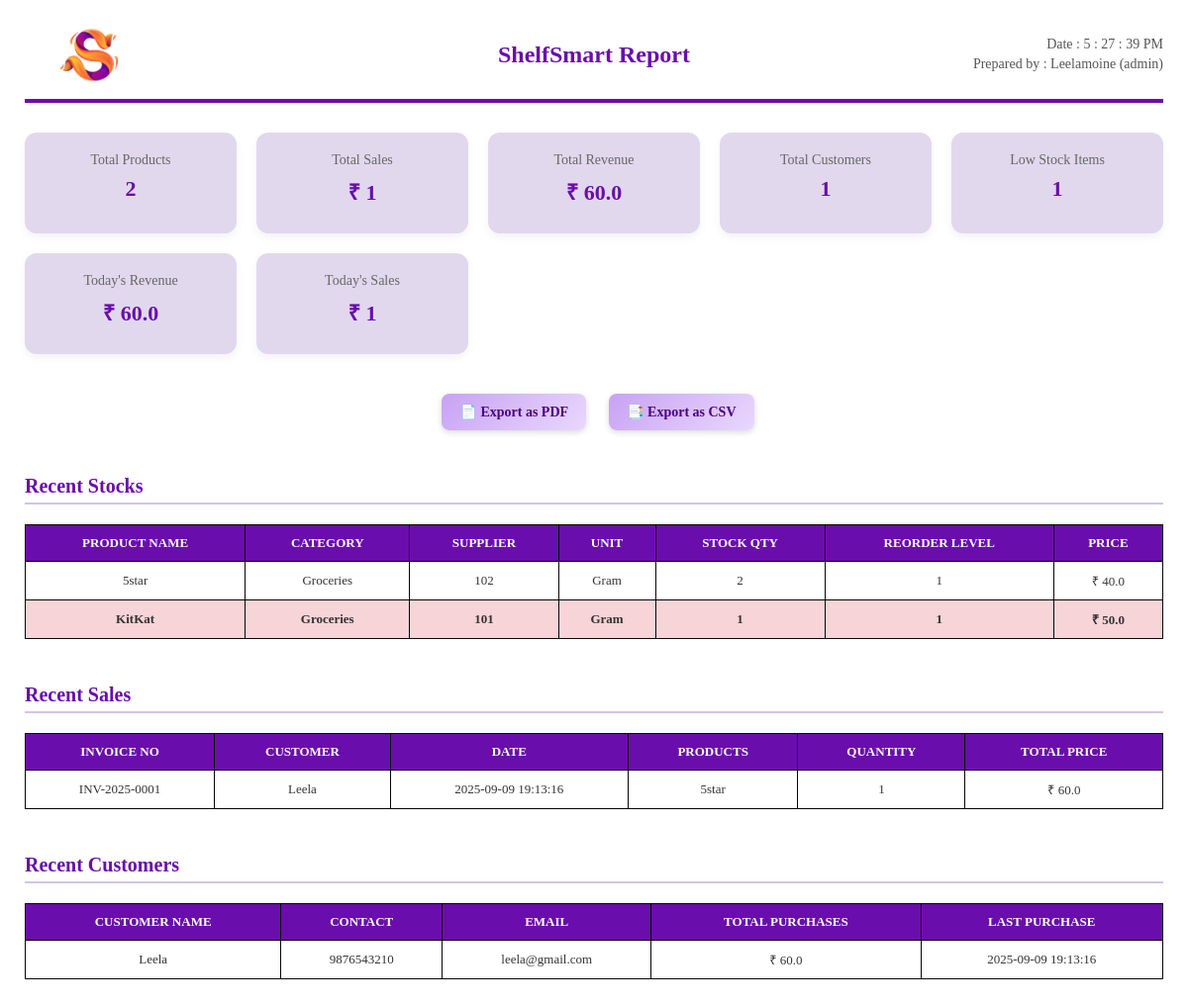
The app's page /reports (signed in) with its own data.
### tables this page shows
CREATE TABLE products (
            id INTEGER PRIMARY KEY AUTOINCREMENT,
            product_name TEXT NOT NULL,
            category_id INTEGER NOT NULL,
            subcategory_id INTEGER NOT NULL,
            category_group_id INTEGER,
            sku TEXT NOT NULL UNIQUE,
            supplier_id INTEGER,
            unit_id INTEGER NOT NULL,
            quantity_in_stock INTEGER DEFAULT 0 NOT NULL,
            reorder_level INTEGER DEFAULT 0 NOT NULL,
            purchase_price REAL NOT NULL,
            selling_price REAL NOT NULL,
            created_at TIMESTAMP DEFAULT CURRENT_TIMESTAMP,
            FOREIGN KEY (category_id) REFERENCES categories(id),
            FOREIGN KEY (unit_id) REFERENCES units(id),
            FOREIGN KEY (subcategory_id) REFERENCES subcategories(id),
            FOREIGN KEY (category_group_id) REFERENCES categoriesgroups(id)
        );

CREATE TABLE categories (
            id INTEGER PRIMARY KEY AUTOINCREMENT,
            category_name TEXT NOT NULL,
            description TEXT NOT NULL,
            created_at TIMESTAMP DEFAULT CURRENT_TIMESTAMP
        );

CREATE TABLE units (
            id INTEGER PRIMARY KEY AUTOINCREMENT,
            unit_name TEXT NOT NULL UNIQUE,
            abbreviation TEXT NOT NULL UNIQUE,
            created_at TIMESTAMP DEFAULT CURRENT_TIMESTAMP
        );

CREATE TABLE sales (
            id INTEGER PRIMARY KEY AUTOINCREMENT,
            invoice_number TEXT NOT NULL UNIQUE,
            customer_id TEXT NOT NULL,
            total_amount REAL NOT NULL,
            payment_method TEXT,
            sale_date TIMESTAMP DEFAULT CURRENT_TIMESTAMP,
            FOREIGN KEY (customer_id) REFERENCES customers(id)
        );

CREATE TABLE customers (
            id INTEGER PRIMARY KEY AUTOINCREMENT,
            customer_name TEXT NOT NULL,
            contact_number TEXT NOT NULL,
            email TEXT NOT NULL,
            created_at TIMESTAMP DEFAULT CURRENT_TIMESTAMP NOT NULL
        );

### app.py (the view)
@app.route('/reports')
@login_required()
def reports():
    conn = get_db_connection()
    user_name = session.get('username')
    user_role = session.get('role')
    total_sales = conn.execute("SELECT COUNT(*) FROM invoices").fetchone()[0]
    total_products = conn.execute("SELECT COUNT(*) FROM products").fetchone()[0]
    total_customers = conn.execute("SELECT COUNT(*) FROM customers").fetchone()[0]
    low_stock_items = conn.execute("SELECT COUNT(*) FROM products WHERE quantity_in_stock <= reorder_level").fetchone()[0]
    total_revenue = conn.execute("SELECT COALESCE(SUM(total_amount), 0) FROM invoices").fetchone()[0]
    today_sales = conn.execute('''
        SELECT COUNT(*) FROM invoices
        WHERE DATE(invoice_date) = DATE('now', 'localtime')
    ''').fetchone()[0] or 0
    today_revenue = conn.execute('''
        SELECT COALESCE(SUM(total_amount), 0) FROM invoices
        WHERE DATE(invoice_date) = DATE('now', 'localtime')
    ''').fetchone()[0] or 0
    recent_stock = conn.execute('''
        SELECT p.product_name,
            c.category_name,
            sc.subcategory_name,
            p.supplier_id,
            u.unit_name,
            p.quantity_in_stock,
            p.purchase_price,
            p.reorder_level   -- ✅ include reorder_level
        FROM products p
        LEFT JOIN categories c ON p.category_id = c.id
        LEFT JOIN subcategories sc ON p.subcategory_id = sc.id
        LEFT JOIN suppliers s ON p.supplier_id = s.id
        LEFT JOIN units u ON p.unit_id = u.id
        ORDER BY p.id DESC   -- ✅ use ID instead of created_at
        LIMIT 5
    ''').fetchall()
    recent_sales = conn.execute('''
        SELECT s.invoice_number,
            c.customer_name,
            s.sale_date,
            GROUP_CONCAT(p.product_name, ', ') as products,  -- ✅ join to show product names
            SUM(si.quantity) as quantity,
            s.total_amount
        FROM sales s
        LEFT JOIN customers c ON s.customer_id = c.id
        LEFT JOIN sales_items si ON s.id = si.sale_id
        LEFT JOIN products p ON si.product_id = p.id
        GROUP BY s.id
        ORDER BY s.sale_date DESC
        LIMIT 5
    ''').fetchall()
    recent_customers = conn.execute('''
        SELECT c.customer_name,
            c.contact_number,
            c.email,
            IFNULL(SUM(s.total_amount), 0) as total_purchases,
            MAX(s.sale_date) as last_purchase
        FROM customers c
        LEFT JOIN sales s ON c.id = s.customer_id
        GROUP BY c.id
        ORDER BY c.id DESC   -- ✅ use ID instead of created_at
        LIMIT 5
    ''').fetchall()
    top_customers = conn.execute('''
        SELECT i.customer_name, SUM(i.total_amount) as total_spent
        FROM invoices i
        GROUP BY i.customer_name
        ORDER BY total_spent DESC
        LIMIT 3
    ''').fetchall()
    best_products = conn.execute('''
        SELECT p.product_name, SUM(ii.quantity) as total_sold
        FROM invoice_items ii
        JOIN products p ON ii.product_id = p.id
        GROUP BY ii.product_id
        ORDER BY total_sold DESC
        LIMIT 2
    ''').fetchall()
    conn.close()
    return render_template('reports.html',
                           total_sales=total_sales,
    total_revenue=total_revenue,
    recent_customers=recent_customers,
    recent_sales=recent_sales,
    recent_stock=recent_stock,
    total_products=total_products,
    total_customers=total_customers,
    low_stock_items=low_stock_items,
    today_sales=today_sales,
    today_revenue=today_revenue,
    user_name=user_name,
    user_role=user_role)

### app.py (called while the page is built)
def get_db_connection():
    conn = sqlite3.connect('shelfsmart.db')
    conn.row_factory = sqlite3.Row
    return conn

def login_required(*role):  # accepts any number of roles
    def decorator(f):
        @wraps(f)
        def decorated_function(*args, **kwargs):
            if "user_id" not in session:
                flash("Please log in to access this page.", "error")
                return redirect(url_for("login"))
            if role:
                user_role = session.get("role")
                if user_role not in role:
                    flash("You do not have permission to access this page.", "error")
                    return redirect(url_for("dashboard"))
            return f(*args, **kwargs)
        return decorated_function
    return decorator

@app.before_request
def make_session_permanent():
    session.permanent = False # Session lasts until browser is closed

### templates/reports.html (shortened to what this page needs)
<!DOCTYPE html>
<html lang="en">
<head>
</head>
<body>
<header>
    <img src="/static/icons/ShelfSmart.png" alt="ShelfSmart Logo">
    <h1>ShelfSmart Report</h1>
    <div class="date-info">
        <div id="clock"></div>
        Prepared by : {{ user_name }} ({{ user_role }})
    </div>
</header>
<div class="summary">
    <div>
        <p>Total Products</p>
        <h2>{{ total_products }}</h2>
    </div>
    <div>
        <p>Total Sales</p>
        <h2>₹ {{ total_sales }}</h2>
    </div>
    <div>
        <p>Total Revenue</p>
        <h2>₹ {{ total_revenue }}</h2>
    </div>
    <div>
        <p>Total Customers</p>
        <h2>{{ total_customers }}</h2>
    </div>
    <div>
        <p>Low Stock Items</p>
        <h2>{{ low_stock_items }}</h2>
    </div>
    <div>
        <p>Today's Revenue</p>
        <h2>₹ {{ today_revenue }}</h2>
    </div>
    <div>
        <p>Today's Sales</p>
        <h2>₹ {{ today_sales }}</h2>
    </div>
</div>
<div class="export-container">
    <form action="{{ url_for('export_pdf') }}" method="get" style="display:inline;">
        <button type="submit" class="export-btn">📄 Export as PDF</button>
    </form>
    <form action="{{ url_for('export_csv') }}" method="get" style="display:inline;">
        <button type="submit" class="export-btn">📑 Export as CSV</button>
    </form>
</div>
<h2 class="section-title">Recent Stocks</h2>
<table>
    <thead>
        <tr>
            <th>Product Name</th>
            <th>Category</th>
            <th>Supplier</th>
            <th>Unit</th>
            <th>Stock Qty</th>
            <th>Reorder Level</th>
            <th>Price</th>
        </tr>
    </thead>
    <tbody>
        {% if recent_stock %}
            {% for item in recent_stock %}
                <tr class="{{ 'low-stock' if item.quantity_in_stock <= item.reorder_level else '' }}">
                    <td>{{ item.product_name }}</td>
                    <td>{{ item.category_name }}</td>
                    <td>{{ item.supplier_id }}</td>
                    <td>{{ item.unit_name }}</td>
                    <td>{{ item.quantity_in_stock }}</td>
                    <td>{{ item.reorder_level }}</td>
                    <td>₹ {{ item.purchase_price }}</td>
                </tr>
            {% endfor %}
        {% else %}
            <tr><td colspan="8" style="text-align:center;">No recent stocks found.</td></tr>
        {% endif %}
    </tbody>
</table>
<h2 class="section-title">Recent Sales</h2>
<table>
    <thead>
        <tr>
            <th>Invoice No</th>
            <th>Customer</th>
            <th>Date</th>
            <th>Products</th>
            <th>Quantity</th>
            <th>Total Price</th>
        </tr>
    </thead>
    <tbody>
        {% if recent_sales %}
            {% for sale in recent_sales %}
                <tr>
                    <td>{{ sale.invoice_number }}</td>
                    <td>{{ sale.customer_name }}</td>
                    <td>{{ sale.sale_date }}</td>
                    <td>{{ sale.products }}</td>
                    <td>{{ sale.quantity }}</td>
                    <td>₹ {{ sale.total_amount }}</td>
                </tr>
            {% endfor %}
        {% else %}
            <tr><td colspan="6" style="text-align:center;">No recent sales found.</td></tr>
        {% endif %}
    </tbody>
</table>
<h2 class="section-title">Recent Customers</h2>
<table>
    <thead>
        <tr>
            <th>Customer Name</th>
            <th>Contact</th>
            <th>Email</th>
            <th>Total Purchases</th>
            <th>Last Purchase</th>
        </tr>
    </thead>
    <tbody>
        {% if recent_customers %}
            {% for customer in recent_customers %}
                <tr>
                    <td>{{ customer.customer_name }}</td>
                    <td>{{ customer.contact_number }}</td>
                    <td>{{ customer.email }}</td>
                    <td>₹ {{ customer.total_purchases }}</td>
                    <td>{{ customer.last_purchase }}</td>
                </tr>
            {% endfor %}
        {% else %}
            <tr><td colspan="5" style="text-align:center;">No recent customers found.</td></tr>
        {% endif %}
    </tbody>
</table>
</body>
</html>

### templates/reports.html (style rules this page uses)
body { font-family: Cambria, Cochin, Georgia, Times, 'Times New Roman', serif; margin: 0; padding: 25px; color: #333; background-color: #fff; }
header { display: flex; justify-content: space-between; align-items: center; border-bottom: 4px solid #6A0DAD; padding-bottom: 15px; margin-bottom: 30px; }
header img { height: 60px; margin: 0 3%; object-fit: contain; }
header h1 { position: absolute; left: 50%; transform: translateX(-50%); font-size: 24px; color: #6A0DAD; margin: 0; }
header .date-info { font-size: 14px; color: #555; text-align: right; line-height: 1.4; min-width: 200px; }
.summary { display: grid; grid-template-columns: repeat(auto-fit, minmax(180px, 1fr)); gap: 20px; margin-bottom: 40px; }
.summary div { background: #e1d8ee; padding: 20px; border-radius: 12px; text-align: center; box-shadow: 0 4px 10px rgba(0,0,0,0.05); transition: transform 0.2s ease; }
.summary div h2 { margin: 8px 0; font-size: 22px; color: #6A0DAD; }
.summary div p { margin: 0; font-size: 14px; color: #666; }
h2.section-title { color: #6A0DAD; margin-top: 45px; margin-bottom: 20px; border-bottom: 2px solid #D1C4E9; padding-bottom: 5px; font-size: 20px; font-weight: 600; }
table { width: 100%; border-collapse: collapse; margin-bottom: 35px; font-size: 13px; overflow-wrap: break-word; }
th, td { border: 1px solid #070505; padding: 10px 12px; text-align: center; vertical-align: middle; }
th { background-color: #6A0DAD; color: #fff; font-weight: 600; text-transform: uppercase; }
tr:nth-child(even) { background-color: #f7f7f7; }
tr.low-stock { background-color: #f6d4d7 !important; font-weight: bold; }
thead th { position: sticky; top: 0; background-color: #6A0DAD; color: #fff; z-index: 1; }
.export-container { margin: 20px 0; text-align: center; display: flex; justify-content: center; gap: 15px; }
.export-btn { background: linear-gradient(135deg, #c8a2f3, #e9d8fd); color: #4b0082; border: none; font-family: Cambria, Cochin, Georgia, Times, 'Times New Roman', serif; padding: 10px 18px; margin-left: 8px; border-radius: 8px; font-size: 14px; font-weight: 600; cursor: pointer; box-shadow: 0 2px 6px rgba(0, 0, 0, 0.15); transition: all 0.3s ease; }

### records on screen
products: product_name "5star", category_name "Groceries", supplier_id "102", unit_name "Gram", quantity_in_stock "2", reorder_level "1", purchase_price "40.0"
products: product_name "KitKat", category_name "Groceries", supplier_id "101", unit_name "Gram", quantity_in_stock "1", reorder_level "1", purchase_price "50.0"
sales: invoice_number "INV-2025-0001", customer_name "Leela", sale_date "2025-09-09 19:13:16", products "5star", quantity "1", total_amount "60.0"
customers: customer_name "Leela", contact_number "9876543210", email "leela@gmail.com", total_purchases "60.0", last_purchase "2025-09-09 19:13:16"

### other values on screen
{{ user_name }} "Leelamoine"
{{ user_role }} "admin"
{{ total_products }} "2"
{{ total_sales }} "1"
{{ total_revenue }} "60.0"
{{ total_customers }} "1"
{{ low_stock_items }} "1"
{{ today_revenue }} "60.0"
{{ today_sales }} "1"
